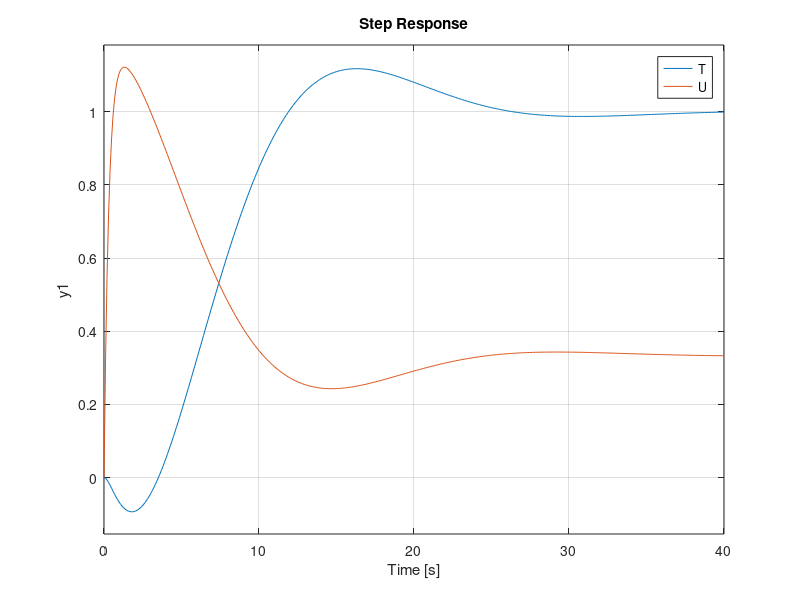
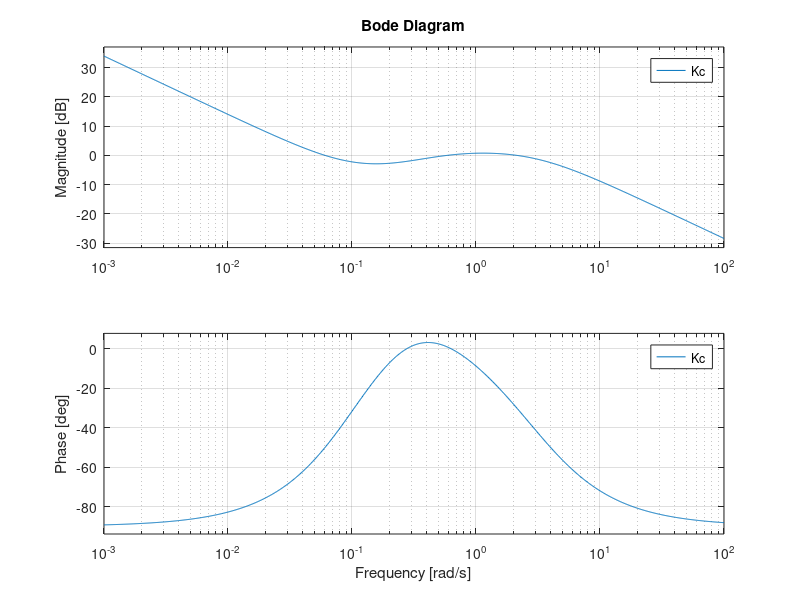

MATLAB code to generate these figures, in order:
clear all;
close all;
clc;

s = tf('s');

% this plant has a RHP-zero at s = 0:5 The RHP-zero limits the achievable bandwidth
% and so the crossover region (defined as the frequencies between wc and w180) will
% be at about 0.5rad/s. We require the system to have one integrator (type 1system),
% and therefore a reasonable approach is to let the loop transfer function have a slope
% of -1 at low frequencies, and then to roll off with a higher slope at frequencies beyond
% 0.5rad/s.

% plant
G = 3*(-2*s+1)/(10*s+1)/(5*s+1); 

k = 0.05;

L = 3*k*(-2*s+1)/s/(2*s+1)/(0.33*s+1);

Kc = L/G;

T = L/(1+L);
S = 1 - T;
U = Kc*S;
step(T,U);
figure;
bode(Kc);grid on;